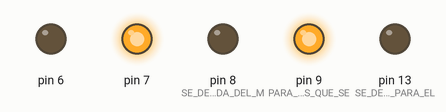
The sketch below on a simulated Arduino Uno, built with avr-gcc and run on an emulated ATmega328P. Shown: output pins drawn as LEDs (lit = HIGH).

Above: at 0.5 s.
At 1.2 s:
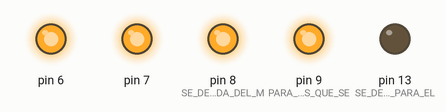
At 2.0 s:
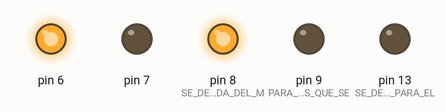
At 3.0 s:
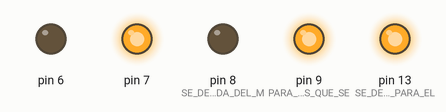
At 3.7 s:
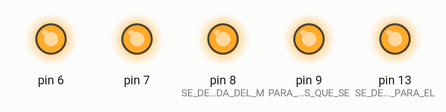
At 4.5 s:
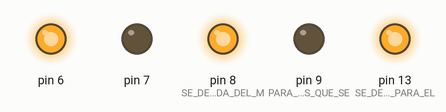
Timing chart, 0 to 6.5 s (numbered marks = the images above):
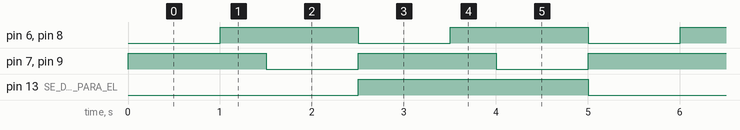

The sketch:

CircuitoL293DVersionado.ino
```cpp
/*
En el siguiente circuito se plantea un puente H
del tipo L293D el cual esta encargado se hacer
girar dos motores en sentidos contrario a la activación
de cada uno de estos correspondientemente.
Ademas este circuito esta siendo alimentado por una
bateria de 5V.
*/
void setup()
{
  pinMode(6, OUTPUT);
  pinMode(7, OUTPUT);
  pinMode(8, OUTPUT); //SE DEFINE LA SALIDA DEL MOTOR
  pinMode(9, OUTPUT); //PARA LOS SENTIDOS QUE SE DESEEN GIRAR
  pinMode(13,OUTPUT); //SE DEFINE SALIDA PARA EL PIN13 Y SE ACTIVE
}                     //EL LED QUE TIENE ENTEGRADO DICHO PIN

void CambiaLed(){
  digitalWrite(13,!digitalRead(13)); //SE DEFINE LA LECTURA DEL LED
}

void loop()
{
  digitalWrite(6, LOW);
  digitalWrite(7, HIGH);
  digitalWrite(9, HIGH); //SE ACTIVA EL SENTIDO HORARIO
  digitalWrite(8, LOW); //PARA EL GIRO DEL MOTOR
  delay(1000); // GIRA DURANTE 1 SEGUNDO (1000MILISEGUNDOS)
  digitalWrite(7, HIGH);
  digitalWrite(6, HIGH);
  digitalWrite(9, HIGH);//CON ESTA COMBINACION DE COMANDOS
  digitalWrite(8, HIGH);//SE ACTIVA EL FRENO REPERTINO.
  delay(500); // SE FRENA DURANTE UN SEGUNDO.
  digitalWrite(6, HIGH);
  digitalWrite(7, LOW);
  digitalWrite(8, HIGH); //SE ACTIVA EL SENTIDO ANTIHORARIO
  digitalWrite(9, LOW);//PARA EL GIRO DEL MOTOR
  delay(1000); // GIRA DURANTE UN SEGUNDO
  CambiaLed();
}
```

Measured:
- by itself, pin 6, pin 7, pin 8 (SE_DEFINE_LA_SALIDA_DEL_M), pin 9 (PARA_LOS_SENTIDOS_QUE_SE): alternates HIGH for 1.5 s and LOW for 1.0 s
- by itself, pin 13 (SE_DEFINE_SALIDA_PARA_EL): alternates HIGH for 2.5 s and LOW for 2.5 s
- by itself, everything shown: repeats every 5.0 s, in 8 steps
